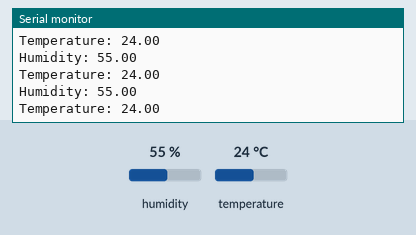
This sketch was run on a simulated Arduino Uno, built with avr-gcc and run on an emulated ATmega328P. On the bench: the last lines printed to the serial monitor. The test bench sets the inputs (shaded band); at power-on: humidity 55 %, temperature 24 °C.

Above: at 2.8 s.
2.9 s: humidity set to 22 %
At 5.5 s:
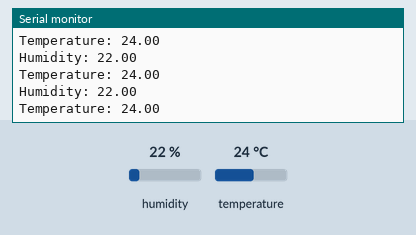
5.6 s: temperature set to 12 °C
At 6.9 s:
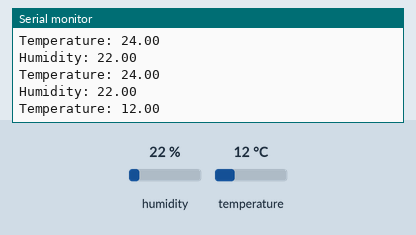
8.3 s: humidity set to 40 %
At 8.3 s:
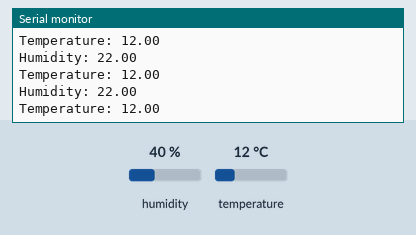
Timing chart, 0 to 11.3 s (numbered marks = the images above; inputs shaded):
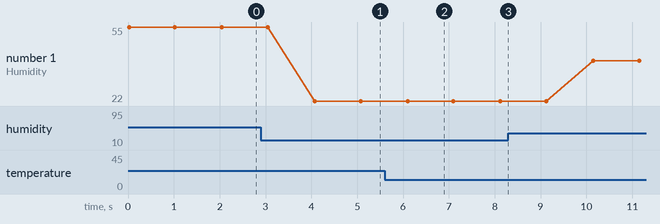

The sketch:

DHT_sensor.ino
```cpp
#include "DHT.h"

// define pin and type of sensor
#define DHTPIN 4
#define DHTTYPE DHT11

// create sensor object
DHT dht(DHTPIN, DHTTYPE);

void setup() {
  Serial.begin(9600);
  Serial.println("DHT test");
  dht.begin();
}

void loop() {
  // get temperature and humidity readings
  float humidity = dht.readHumidity();
  float temperature = dht.readTemperature();

  // check if humidity and temperature  if its not nan
  if (isnan(temperature) || isnan(humidity)){
      Serial.println("failed to read from DHT sensor");
    }
  else {
      Serial.println("Humidity: " + String(humidity));
      Serial.println("Temperature: " + String(temperature));
    }
  delay(1000);
}
```

Measured:
- after the input at 2.9 s, the serial monitor: prints a new line after 1.2 s (image 1)
- after the input at 5.6 s, the serial monitor: prints a new line after 0.52 s (image 2)
- plotted number 1: 55 → 22 after the input at 2.9 s, 22 → 40 after the input at 8.3 s
